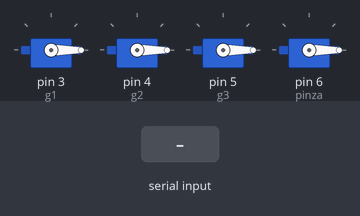
The sketch below on a simulated Arduino Uno, built with avr-gcc and run on an emulated ATmega328P. Shown: 4 × servo. Inputs (shaded band) come from the test bench.

Above: at 1.2 s.
1.3 s: byte 30 received over Serial
At 2.1 s:
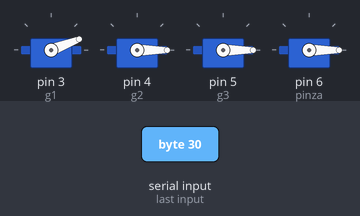
2.8 s: byte 90 received over Serial
At 3.5 s:
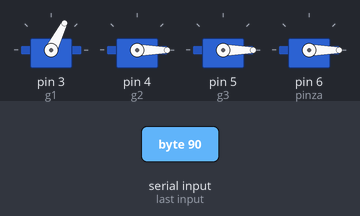
4.3 s: byte 120 received over Serial
At 4.8 s:
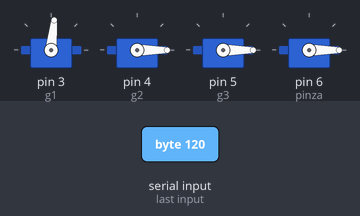
Timing chart, 0 to 7.3 s (numbered marks = the images above; inputs shaded):
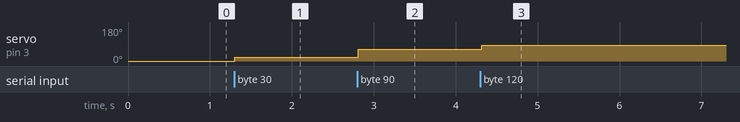

The sketch:

Robotica_ProjectComunicacionSTM.ino
```cpp
#include <Servo.h>

Servo g1;
Servo g2;
Servo g3;
Servo pinza;

int aChar; // Or whatever size you need
int i = 0;
int q[4];

double x1;
double x2;
double x3;
double x4;

void setup() {
  // put your setup code here, to run once:
  Serial.begin(38400);
  g1.attach(3);
  g2.attach(4);
  g3.attach(5);
  pinza.attach(6);

}

void loop() {
  // put your main code here, to run repeatedly:
  while(Serial.available() > 0)
  {
     aChar = Serial.read();
     q[i] = aChar; // Add the character to the array
     i++;   // Point to the next position
  }

  i=0;

  x1=(0.00003*q[0]*q[0])+(0.696*q[0])+0.3691;
  x2=(0.7061*q[1])-0.1662;
  //x2=-0.000003*q[1]*q[1] + 0.7069*q[1] - 0.3615;
  x3=0.00002*q[2]*q[2] + 0.6993*q[2] + 0.1036;
  x4=q[3];
  g1.write(x1);
  g2.write(x2);
  g3.write(x3);
  pinza.write(x4);
  delay(100);

}
```

Measured:
- after the input at 1.3 s, servo on pin 3 (g1): 0° → 21° at once
- after the input at 2.8 s, servo on pin 3 (g1): 21° → 63° at once
- after the input at 4.3 s, servo on pin 3 (g1): 63° → 84° at once
